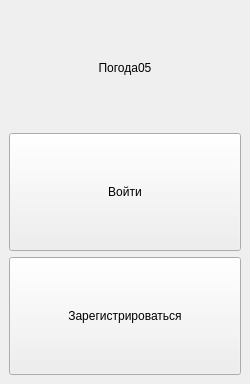
<?xml version="1.0" encoding="UTF-8"?>
<ui version="4.0">
 <class>MainWindow</class>
 <widget class="QMainWindow" name="MainWindow">
  <property name="geometry">
   <rect>
    <x>0</x>
    <y>0</y>
    <width>250</width>
    <height>384</height>
   </rect>
  </property>
  <property name="windowTitle">
   <string>WeatherApp</string>
  </property>
  <widget class="QWidget" name="centralwidget">
   <layout class="QVBoxLayout" name="verticalLayout_2">
    <item>
     <layout class="QVBoxLayout" name="verticalLayout">
      <item>
       <widget class="QLabel" name="label">
        <property name="sizePolicy">
         <sizepolicy hsizetype="MinimumExpanding" vsizetype="MinimumExpanding">
          <horstretch>0</horstretch>
          <verstretch>0</verstretch>
         </sizepolicy>
        </property>
        <property name="text">
         <string>Погода05</string>
        </property>
        <property name="alignment">
         <set>Qt::AlignCenter</set>
        </property>
       </widget>
      </item>
      <item>
       <widget class="QPushButton" name="loginButton">
        <property name="sizePolicy">
         <sizepolicy hsizetype="MinimumExpanding" vsizetype="MinimumExpanding">
          <horstretch>0</horstretch>
          <verstretch>0</verstretch>
         </sizepolicy>
        </property>
        <property name="text">
         <string>Войти</string>
        </property>
       </widget>
      </item>
      <item>
       <widget class="QPushButton" name="registrationButton">
        <property name="sizePolicy">
         <sizepolicy hsizetype="MinimumExpanding" vsizetype="MinimumExpanding">
          <horstretch>0</horstretch>
          <verstretch>0</verstretch>
         </sizepolicy>
        </property>
        <property name="text">
         <string>Зарегистрироваться</string>
        </property>
       </widget>
      </item>
     </layout>
    </item>
   </layout>
  </widget>
  <widget class="QMenuBar" name="menubar">
   <property name="geometry">
    <rect>
     <x>0</x>
     <y>0</y>
     <width>250</width>
     <height>22</height>
    </rect>
   </property>
  </widget>
 </widget>
 <resources/>
 <connections/>
</ui>
